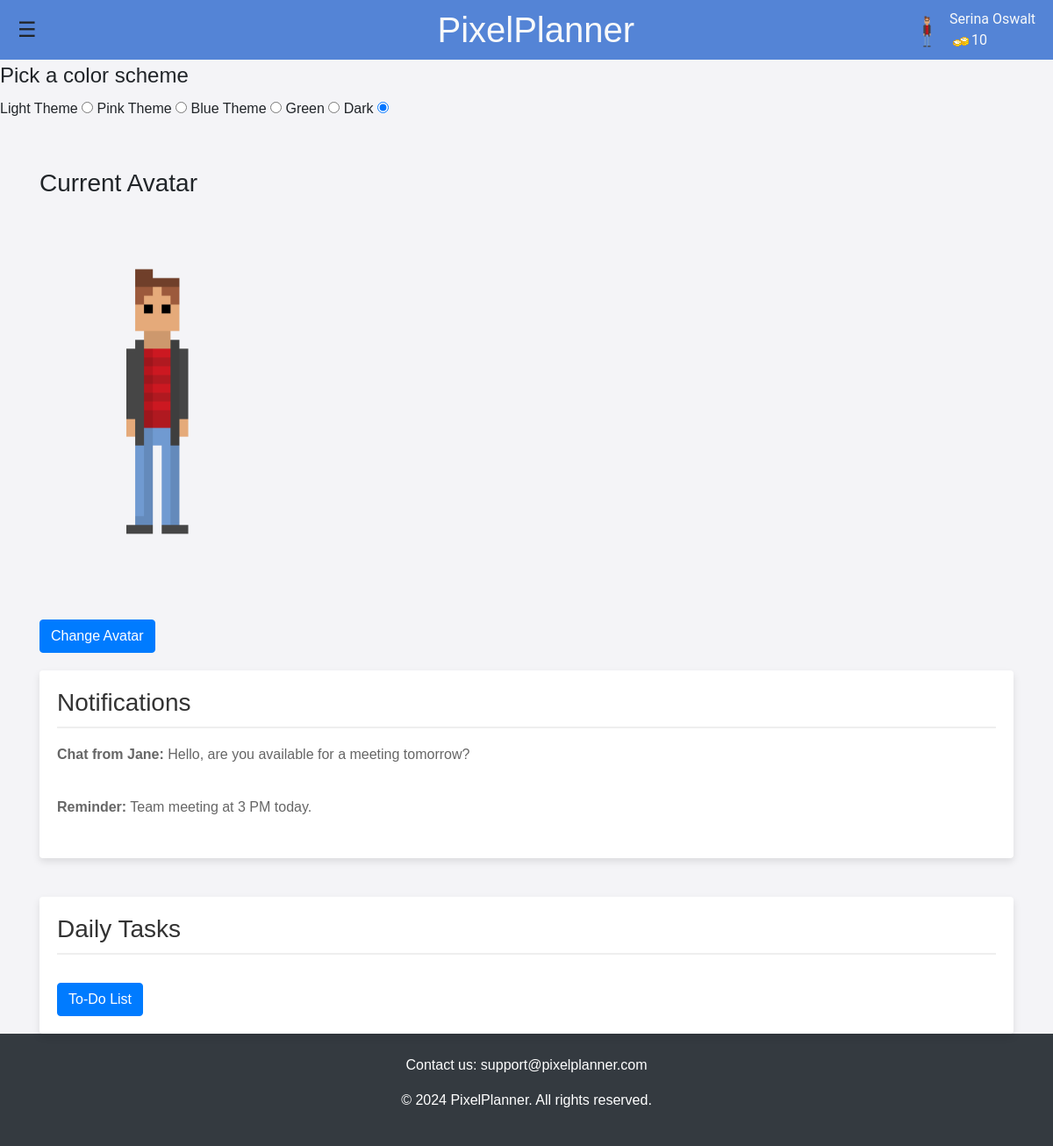
The page /dashboard (signed in) on the database its author committed.
### app.py (models this page shows, shortened)
class User(db.Model):
    id = db.Column(db.Integer, primary_key=True)
    name = db.Column(db.String(100), nullable=False)
    email = db.Column(db.String(100), unique=True)
    password = db.Column(db.String(100))
    canvas_api_key = db.Column(db.String(255))
    course_codes_list = db.Column(db.String(255))  # New field for storing course codes
    avatar = db.Column(db.String(255))
    coins = db.Column(db.Integer)

### app.py (the view)
@app.route('/dashboard')
def dashboard():
    if 'email' not in session:
        flash('Please log in to access the dashboard.')
        return redirect(url_for('login'))
    user = User.query.filter_by(email=session['email']).first()
    assignments = Todo.query.all()
    if not user:
        flash('User not found.')
        return redirect(url_for('login'))
    return render_template('dashboard.html', user=user, tasks = assignments)

### templates/dashboard.html (shortened to what this page needs)
<!DOCTYPE html>
<html lang="en">
<head>
  <link rel="stylesheet" href="https://cdn.jsdelivr.net/npm/bootstrap@4.6.2/dist/css/bootstrap.min.css">
  <link rel="stylesheet" href="/static/css/styles.css">
</head>
<header>
    <div class="menu-icon" onmouseover="openNav()" onmouseout="closeNav()">&#9776;</div>
    <h1>PixelPlanner</h1>
    <div class="profile-info">
        <img src="{{ url_for('static', filename='images/' + session.get('user_avatar', 'defaultAvatar.png')) }}" alt="Player Avatar" class="avatar">
        <div class="player-info">
            <span class="player-name">{{session.get('user_name', 'Guest')}}</span>
            <span class="player-coins"><img src="{{ url_for('static', filename='images/coin.png') }}" alt="Coin">{{ user.coins }}</span>
        </div>
</header>
<body>
<form class="color-picker"
action="">
  <fieldset>
    <legend class="visually-hidden"> Pick a color scheme</legend>
    <label for ="light" class="visually-hidden"> Light Theme</label>
    <input type="radio"
    name="theme" id="light" checked>
    <label for ="pink" class="visually-hidden"> Pink Theme</label>
    <input type="radio"
    name="theme" id="pink" checked>
    <label for ="blue" class="visually-hidden"> Blue Theme</label>
    <input type="radio"
    name="theme" id="blue" checked>
    <label for ="green" class="visually-hidden"> Green</label>
    <input type="radio"
    name="theme" id="green" checked>
    <label for ="dark" class="visually-hidden"> Dark</label>
    <input type="radio"
    name="theme" id="dark" checked>
  </fieldset>
</form>
<div class="container mt-5">
    <div class="row">
        <div class="col-md-6">
            <h3 class="avatar-header"> Current Avatar</h3>
            <img src="{{ url_for('static', filename='images/' + (user.avatar if user.avatar else 'pixelBoy.png')) }}" alt="User Avatar" class="user-avatar-large">
            <br>
            <a href="/shop" class="btn btn-primary mt-3">Change Avatar</a>
        </div>
        <div class="col-md-12">
            <div class="notification-box rounded">
                <h3>Notifications</h3>
                <p><strong>Chat from Jane:</strong> Hello, are you available for a meeting tomorrow?</p>
                <p><strong>Reminder:</strong> Team meeting at 3 PM today.</p>
            </div>
        </div>
        <div class="col-md-12 mt-4">
            <div class="task-box rounded">
                <h3>Daily Tasks</h3>
                <a href="/todo" class="btn btn-primary mt-3">To-Do List</a>
            </div>
        </div>
    </div>
</div>
<footer class="footer bg-dark text-white py-4">
    <div class="container text-center">
        <p>Contact us: support@pixelplanner.com</p>
        <p>&copy; 2024 PixelPlanner. All rights reserved.</p>
    </div>
</footer>
</body>
</html>

### static/css/styles.css (style rules this page uses)
body, html { height: 100%; margin: 0; padding: 0; font-family: Arial, sans-serif; background-color: #f4f4f7; }
body, html { margin: 0; padding: 0; font-family: Arial, sans-serif; }
header { display: flex; justify-content: space-between; align-items: center; background-color: #5484d6; padding: 10px 20px; position: relative; }
header h1 { margin: 0; flex-grow: 1; color: #f8f9fa; text-align: center; }
.menu-icon { cursor: pointer; font-size: 24px; }
.profile-info { display: flex; align-items: center; position: absolute; top: 10px; right: 20px; font-family: 'Roboto', sans-serif; color: #f8f9fa; }
.avatar { height: 50px; width: auto; border-radius: 50%; }
.player-info { display: flex; flex-direction: column; margin-left: 10px }
body { font-family: Arial, sans-serif; background-color: #f4f4f7; margin: 0; padding: 0; }
.user-avatar-large { flex: 1; width: 50%; display: flex; justify-content: center; align-items: center; }
.rounded { background-color: #fff; padding: 20px; border-radius: 8px; box-shadow: 0px 4px 8px rgba(0,0,0,0.1); margin-top: 20px; }
.notification-box h3, .task-box h3 { color: #333; border-bottom: 2px solid #eee; padding-bottom: 10px; }
.notification-box p, .task-box li a { padding: 10px 0; display: block; color: #666; }
.notification-box, .task-box { background-color: #fff; padding: 20px; border-radius: 10px; box-shadow: 0 4px 8px rgba(0, 0, 0, 0.1); }

### rows shown on the page
User: get "Serina Oswalt", coins "10", avatar (picture)
